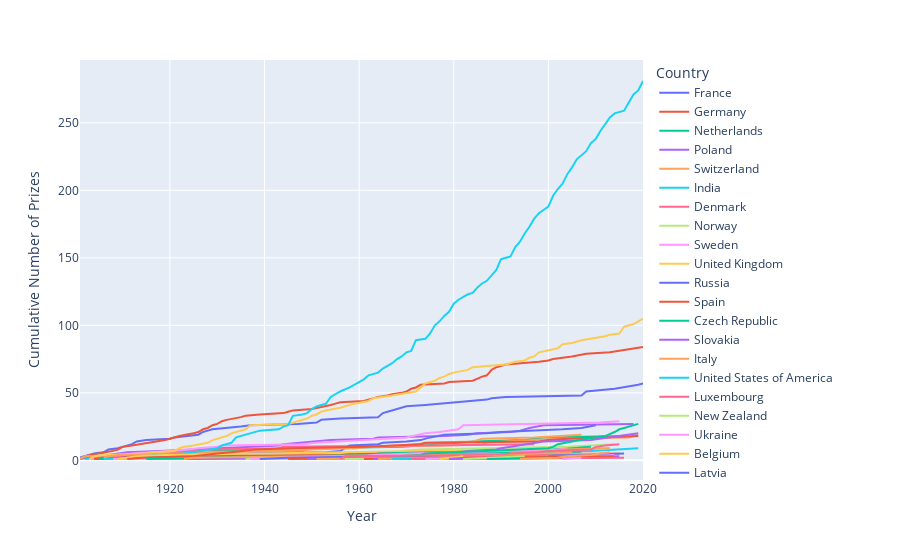

The notebook cell saved with this chart:
### Markdown cell above
### Number of Prizes Won by Each Country Over Time

* When did the United States eclipse every other country in terms of the number of prizes won? 
* Which country or countries were leading previously?
* Calculate the cumulative number of prizes won by each country in every year. Again, use the `birth_country_current` of the winner to calculate this. 
* Create a [plotly line chart](https://plotly.com/python/line-charts/) where each country is a coloured line.

### Code cell
# Solution #1
country_ppy = df_data.groupby(['year', 'birth_country_current'], as_index=False).prize.count()
country_ppy['prize_cum'] = country_ppy.groupby('birth_country_current', as_index=False).prize.cumsum()

fig = px.line(
    data_frame=country_ppy,
    x='year',
    y='prize_cum',
    color='birth_country_current',
    hover_name='birth_country_current',
    labels={
        'year': 'Year',
        'prize_cum': 'Cumulative Number of Prizes',
        'birth_country_current': 'Country'
    }
)

fig.show()

country_ppy
